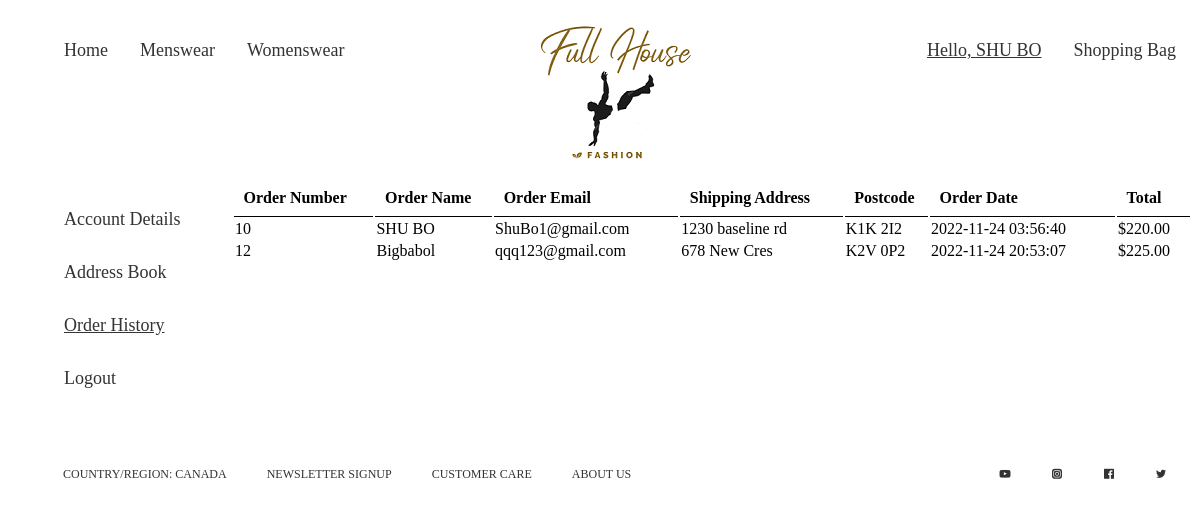
Screenshot of /login/orderhistory.php (signed in) with the database file from the repository.
### tables this page shows
CREATE TABLE `order_online` (
  `order_id` int(10) UNSIGNED NOT NULL,
  `customer_id` int(11) DEFAULT NULL,
  `order_name` varchar(20) NOT NULL,
  `order_email` varchar(100) NOT NULL,
  `shipping_address` varchar(100) NOT NULL,
  `postcode` varchar(7) NOT NULL,
  `order_date` timestamp NOT NULL DEFAULT current_timestamp(),
  `total` decimal(10,2) UNSIGNED NOT NULL
);

### login/orderhistory.php (the view)
<?php include("partials/header.php"); ?>
<main>
    <aside>
        <ul>
            <li><a href="account.php">Account Details</a></li>
            <li><a href="addressbook.php">Address Book</a></li>
            <li><a class="active" href="orderhistory.php">Order History</a></li>
            <li><a id="logout" href="logout.php">Logout</a></li>
        </ul>
    </aside>
    <section>
        <table class="order-details">
            <tr>
                <th>Order Number</th>
                <th>Order Name</th>
                <th>Order Email</th>
                <th>Shipping Address</th>
                <th>Postcode</th>
                <th>Order Date</th>
                <th>Total</th>
            </tr>
            <?php
                $customer_id = $_SESSION["customer_id"];
                $sql = "SELECT * FROM order_online WHERE customer_id=$customer_id";
                $result = mysqli_query($conn, $sql);
                if($result){
                    $count = mysqli_num_rows($result);
                    if($count>0){
                        while($rows=mysqli_fetch_assoc($result)){
                            $order_number = $rows["order_id"];
                            $order_name = $rows["order_name"];
                            $order_email = $rows["order_email"];
                            $shipping_address = $rows["shipping_address"];
                            $postcode = $rows["postcode"];
                            $order_date = $rows["order_date"];
                            $total = $rows["total"];
                            ?>
                            <tr>
                                <td><?php echo $order_number; ?></td>
                                <td><?php echo "$order_name"; ?></td>
                                <td><?php echo "$order_email"; ?></td>
                                <td><?php echo "$shipping_address"; ?></td>
                                <td><?php echo "$postcode"; ?></td>
                                <td><?php echo "$order_date"; ?></td>
                                <td>$<?php echo $total; ?></td>
                            </tr>
                            <?php
                        }
                    } else {
                        echo "<tr><td colspan='7'>You don't have order history.</td></tr>";
                    }
                } else {
                    die(mysqli_error());
                }
            ?>
        </table>
    </section>
</main>
<?php include("partials/footer.php"); ?>

### login/partials/header.php (shortened to what this page needs)
<!DOCTYPE html>
<html lang="en">
<head>
    <link rel="stylesheet" href="../css/login.css">
    <link rel="stylesheet" href="https://unicons.iconscout.com/release/v4.0.0/css/line.css">
</head>
<body>
<header>
        <nav>
            <ul class="header-list">
                <li><a href="../index.html">Home</a></li>
                <li><a href="../menswear.html">Menswear</a></li>
                <li><a href="../womenswear.html">Womenswear</a></li>
            </ul>
        </nav>
        <div class="imge-wrapper">
            <img src="../images/logo.png" alt="logo">
        </div>
        <nav>
            <ul class="header-list">
                <li><a class="active" href="account.php">Hello, <?php echo $_SESSION["full_name"]; ?></a></li>
                <li><a id="shoppingbag" href="../shoppingbag.html">Shopping Bag</a></li>
            </ul>
        </nav>
    </header>

### login/partials/footer.php (shortened to what this page needs)
    <footer>
        <ul class="business-list">
            <li><a href="">COUNTRY/REGION: CANADA</a></li>
            <li><a href="">NEWSLETTER SIGNUP</a></li>
            <li><a href="">CUSTOMER CARE</a></li>
            <li><a href="">ABOUT US</a></li>
        </ul>
        <ul class="social-list">
            <li><a href="https://www.youtube.com" target="_blank"><i class="uil uil-youtube"></i></a></li>
            <li><a href="https://www.instagram.com/" target="_blank"><i class="uil uil-instagram-alt"></i></a></li>
            <li><a href="https://www.facebook.com" target="_blank"><i class="uil uil-facebook"></i></a></li>
            <li><a href="https://www.twitter.com/" target="_blank"><i class="uil uil-twitter"></i></a></li>
        </ul>
    </footer>
</body>
</html>

### css/login.css (style rules this page uses)
body { display: flex; height: 100vh; flex-direction: column; }
header { display: flex; justify-content:space-between; margin: 0; }
ul { list-style-type: none; display: flex; }
a { display: block; color: #333; padding: 16px; text-decoration: none; font-family: 'Times New Roman', Times, serif; font-size: 18px; }
.active { text-decoration: underline; }
main { display: flex; }
aside { width: 20vw; }
aside ul { flex-direction: column; }
.order-details { width: 80vw; }
.address-table tr th, .order-details tr th { border-bottom: 1px solid black; padding: 1%; text-align: left; }
footer { display: flex; justify-content: space-between; }
.business-list { align-items: center; }
footer a { padding: 10px 20px 10px 10px; margin: 20px 5px 10px 5px; font-size: 12px; }

### rows the page displays
order_online: order_id "10", order_name "SHU BO", order_email "ShuBo1@gmail.com", shipping_address "1230 baseline rd", postcode "K1K 2I2", order_date "2022-11-24 03:56:40", total "220.00"
order_online: order_id "12", order_name "Bigbabol", order_email "qqq123@gmail.com", shipping_address "678 New Cres", postcode "K2V 0P2", order_date "2022-11-24 20:53:07", total "225.00"

### other values shown
$_SESSION["full_name"] "SHU BO"
